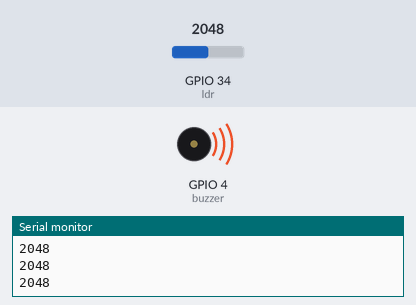
A sketch run on a simulated ESP32. Shown: buzzer (waves = sounding), the last lines printed to the serial monitor. Inputs (shaded band) come from the test bench; at power-on: GPIO 34 (ldr) = 2048.

Above: at 1.3 s.
1.4 s: GPIO 34 (ldr) set to 1544
3.2 s: GPIO 34 (ldr) set to 1427
At 4.3 s:
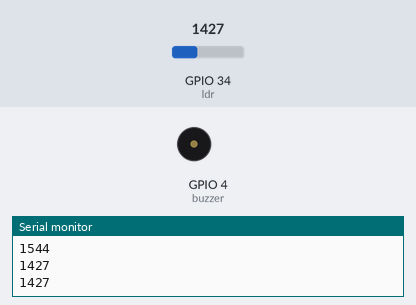
5.5 s: GPIO 34 (ldr) set to 1540
At 7.1 s:
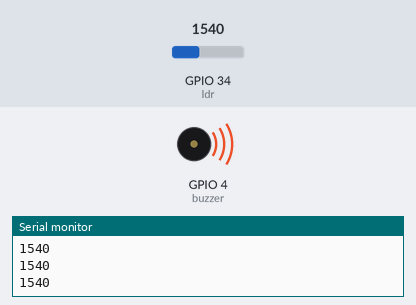
7.5 s: GPIO 34 (ldr) set to 1460
At 8.6 s:
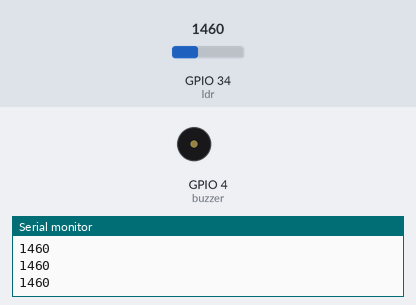
Timing chart, 0 to 10.5 s (numbered marks = the images above; inputs shaded):
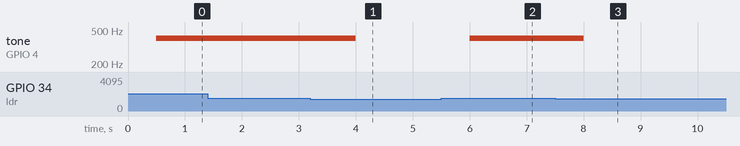

The sketch:

sketch.ino
```cpp
const int buzzer=4;
const int ldr=34;
void setup()
{
  Serial.begin(115200);
  pinMode(ldr, INPUT);
  pinMode(buzzer, OUTPUT);
}

void loop()
{
 int a=analogRead(ldr);
 Serial.println(a);
 delay(500);
 if (a>=1500)

  {
  tone(buzzer,400);
  }
  else
  {
    noTone(buzzer);
  }

}
```

Measured:
- the behaviour switches between 1500 and 1499 on GPIO 34 (ldr) (found by bisection; images 0 and 1)
- after the input at 3.2 s, tone on GPIO 4 (buzzer): 400 Hz → silent after 0.80 s
- after the input at 5.5 s, tone on GPIO 4 (buzzer): silent → 400 Hz after 0.50 s
- after the input at 7.5 s, tone on GPIO 4 (buzzer): 400 Hz → silent after 0.50 s
